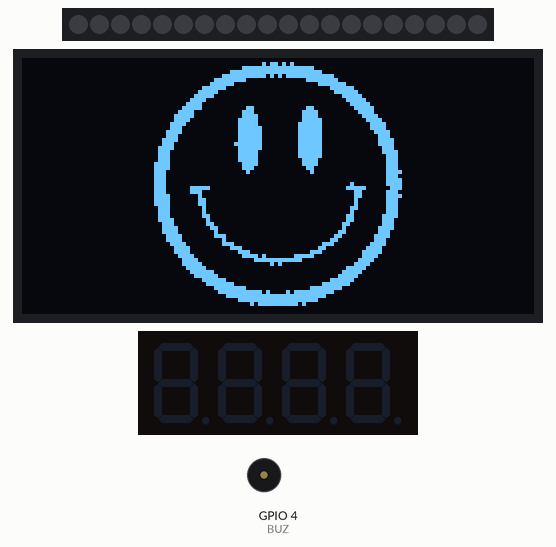
This sketch was run on a simulated ESP32. On the bench: 20 RGB LEDs in strip order, left to right, 128×64 one-colour display, 4-digit seven-segment display, buzzer (waves = sounding). Dim RGB values are drawn brighter than linear. At 14.0 s the program stops and its outputs stay as they are.

Above: at 0.1 s.
At 2.5 s:
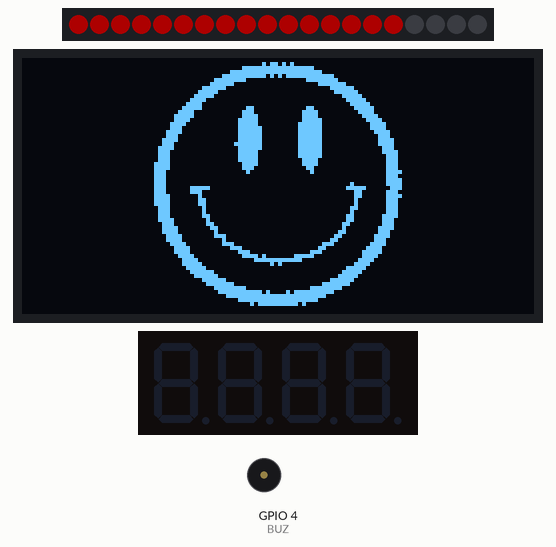
At 4.8 s:
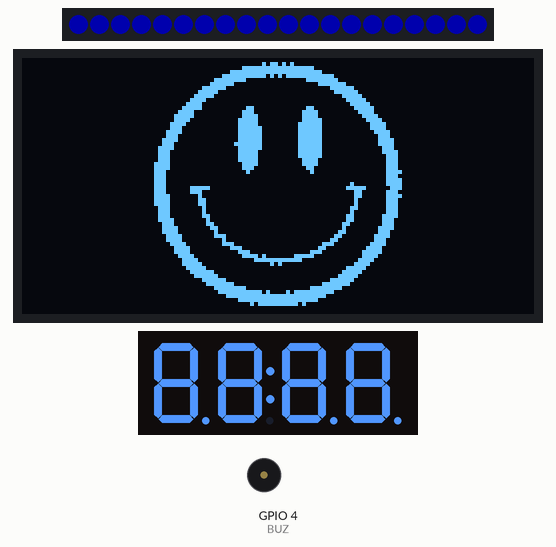
At 14.0 s:
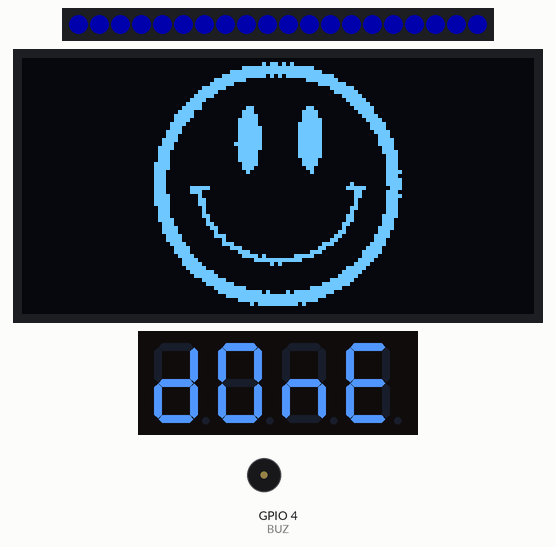
Timing chart, 0 to 15.5 s (numbered marks = the images above):
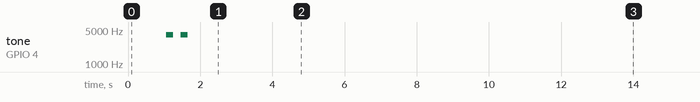

The sketch:

Cloudya_firstTest.ino
```cpp
/*************************************************************************************************
                                      PROGRAMMINFO
**************************************************************************************************
Funktion: Testprogramm für CLOUDYA: NEO-Pixel-Ring - OLED - Buzzer - TM1637
**************************************************************************************************
Version: 05.12.2022
**************************************************************************************************
Board: ES32 UNO ioT V1.0.4
**************************************************************************************************
C++ Arduino IDE V1.8.19
**************************************************************************************************
Einstellungen:
https://dl.espressif.com/dl/package_esp32_index.json
http://dan.drown.org/stm32duino/package_STM32duino_index.json
https://raw.githubusercontent.com/espressif/arduino-esp32/gh-pages/package_esp32_dev_index.json
**************************************************************************************************
Librarys
- Adafruit_NeoPixel.h V 1.7.0
**************************************************************************************************

 **************************************************************************************************/


 //----------TM1637------------------------------
#include <TM1637Display.h>
#define CLK 18
#define DIO 5
TM1637Display display = TM1637Display(CLK, DIO);
const uint8_t test1[] = {
  SEG_A | SEG_B | SEG_C | SEG_D |  SEG_G ,    // 3
  SEG_A | SEG_B | SEG_C | SEG_D |  SEG_G ,    // 3
  SEG_A | SEG_B | SEG_C | SEG_D |  SEG_G ,    // 3
  SEG_A | SEG_B | SEG_C | SEG_D |  SEG_G ,    // 3
};
const uint8_t SEG_DONE[] = {
  SEG_B | SEG_C | SEG_D | SEG_E | SEG_G,           // d
  SEG_A | SEG_B | SEG_C | SEG_D | SEG_E | SEG_F,   // O
  SEG_C | SEG_E | SEG_G,                           // n
  SEG_A | SEG_D | SEG_E | SEG_F | SEG_G            // E
  };
#define TEST_DELAY   1000
//----------------------------------------------------------


//-----OLED-----------------------
#include <Arduino.h>
#include <U8g2lib.h>
//----------------------------

//------------NEOPIXEL ----------------------------------------------
  #include <Adafruit_NeoPixel.h>
  #ifdef __AVR__
    #include <avr/power.h>
  #endif

  #define NUMPIXELS 20
  #define PIN 14

  Adafruit_NeoPixel strip = Adafruit_NeoPixel(NUMPIXELS, PIN, NEO_GRB + NEO_KHZ800);
//----------------------------------------------------------


// -----Buzzer----------------------------------
#define BUZ 4
int freq = 2000;
int channel = 0;
int resolution = 8;
//------------------------------------------------

//---------OLED-------------------------------------------------
#ifdef U8X8_HAVE_HW_SPI
#include <SPI.h>
#endif
#ifdef U8X8_HAVE_HW_I2C
#include <Wire.h>
#endif

U8G2_SH1106_128X64_NONAME_F_HW_I2C u8g2(U8G2_R0, /* reset=*/ U8X8_PIN_NONE);
unsigned long delayTime;


  int BildschirmBreite = u8g2.getDisplayWidth();
  int BildschirmHoehe = u8g2.getDisplayHeight();


  //Bitmap hier einfügen:
  //Smiley XBM erstellt mit GIMP
#define smiley_width 64
#define smiley_height 64
  static unsigned char smiley[] = {
    0x00, 0x00, 0x00, 0xd0, 0x0a, 0x00, 0x00, 0x00, 0x00, 0x00, 0x80, 0xff,
    0xff, 0x01, 0x00, 0x00, 0x00, 0x00, 0xf0, 0xff, 0xff, 0x07, 0x00, 0x00,
    0x00, 0x00, 0xfc, 0x5f, 0xfd, 0x3f, 0x00, 0x00, 0x00, 0x00, 0xff, 0x00,
    0x80, 0x7f, 0x00, 0x00, 0x00, 0x80, 0x1f, 0x00, 0x00, 0xfc, 0x01, 0x00,
    0x00, 0xe0, 0x07, 0x00, 0x00, 0xe0, 0x07, 0x00, 0x00, 0xf0, 0x01, 0x00,
    0x00, 0xc0, 0x0f, 0x00, 0x00, 0xf8, 0x00, 0x00, 0x00, 0x00, 0x1f, 0x00,
    0x00, 0x3c, 0x00, 0x00, 0x00, 0x00, 0x3e, 0x00, 0x00, 0x1e, 0x00, 0x00,
    0x00, 0x00, 0x7c, 0x00, 0x00, 0x1f, 0x00, 0x03, 0x80, 0x01, 0xf8, 0x00,
    0x80, 0x07, 0x80, 0x03, 0xc0, 0x03, 0xf0, 0x00, 0xc0, 0x07, 0x80, 0x07,
    0xc0, 0x03, 0xe0, 0x01, 0xc0, 0x03, 0xc0, 0x07, 0xc0, 0x07, 0xc0, 0x03,
    0xe0, 0x01, 0xc0, 0x07, 0xe0, 0x07, 0x80, 0x07, 0xe0, 0x00, 0xc0, 0x0f,
    0xe0, 0x07, 0x80, 0x07, 0xf0, 0x00, 0xc0, 0x0f, 0xe0, 0x07, 0x00, 0x0f,
    0x70, 0x00, 0xc0, 0x0f, 0xe0, 0x07, 0x00, 0x0e, 0x78, 0x00, 0xc0, 0x0f,
    0xe0, 0x07, 0x00, 0x1e, 0x38, 0x00, 0xe0, 0x0f, 0xe0, 0x07, 0x00, 0x1e,
    0x3c, 0x00, 0xc0, 0x0f, 0xe0, 0x07, 0x00, 0x1c, 0x1c, 0x00, 0xc0, 0x07,
    0xe0, 0x07, 0x00, 0x3c, 0x1c, 0x00, 0xc0, 0x07, 0xe0, 0x07, 0x00, 0x38,
    0x1c, 0x00, 0xc0, 0x07, 0xc0, 0x03, 0x00, 0x38, 0x1e, 0x00, 0x80, 0x07,
    0xc0, 0x03, 0x00, 0x38, 0x1e, 0x00, 0x80, 0x03, 0x80, 0x01, 0x00, 0x38,
    0x0e, 0x00, 0x00, 0x01, 0x00, 0x01, 0x00, 0x78, 0x0e, 0x00, 0x00, 0x00,
    0x00, 0x00, 0x00, 0x38, 0x0e, 0x00, 0x00, 0x00, 0x00, 0x00, 0x00, 0x78,
    0x0e, 0x00, 0x00, 0x00, 0x00, 0x00, 0x04, 0x78, 0x0e, 0x7c, 0x00, 0x00,
    0x00, 0x00, 0x3e, 0x70, 0x0e, 0x1c, 0x00, 0x00, 0x00, 0x00, 0x18, 0x38,
    0x1e, 0x10, 0x00, 0x00, 0x00, 0x00, 0x18, 0x78, 0x1e, 0x30, 0x00, 0x00,
    0x00, 0x00, 0x08, 0x38, 0x1e, 0x30, 0x00, 0x00, 0x00, 0x00, 0x08, 0x38,
    0x1c, 0x20, 0x00, 0x00, 0x00, 0x00, 0x0c, 0x38, 0x1c, 0x20, 0x00, 0x00,
    0x00, 0x00, 0x04, 0x38, 0x1c, 0x60, 0x00, 0x00, 0x00, 0x00, 0x06, 0x3c,
    0x3c, 0x40, 0x00, 0x00, 0x00, 0x00, 0x06, 0x1c, 0x38, 0xc0, 0x00, 0x00,
    0x00, 0x00, 0x03, 0x1c, 0x78, 0x80, 0x01, 0x00, 0x00, 0x00, 0x01, 0x1e,
    0x78, 0x00, 0x01, 0x00, 0x00, 0x80, 0x01, 0x0e, 0xf0, 0x00, 0x07, 0x00,
    0x00, 0xc0, 0x00, 0x0f, 0xf0, 0x00, 0x04, 0x00, 0x00, 0x60, 0x00, 0x07,
    0xe0, 0x01, 0x1c, 0x00, 0x00, 0x38, 0x80, 0x07, 0xc0, 0x03, 0x70, 0x00,
    0x00, 0x0c, 0xc0, 0x03, 0xc0, 0x03, 0xc0, 0x01, 0x00, 0x07, 0xe0, 0x03,
    0x80, 0x07, 0x80, 0x17, 0xf0, 0x01, 0xe0, 0x01, 0x00, 0x0f, 0x00, 0xfc,
    0x3f, 0x00, 0xf0, 0x00, 0x00, 0x1f, 0x00, 0x40, 0x01, 0x00, 0x78, 0x00,
    0x00, 0x3e, 0x00, 0x00, 0x00, 0x00, 0x3e, 0x00, 0x00, 0xfc, 0x00, 0x00,
    0x00, 0x00, 0x1f, 0x00, 0x00, 0xf8, 0x01, 0x00, 0x00, 0x80, 0x0f, 0x00,
    0x00, 0xe0, 0x07, 0x00, 0x00, 0xe0, 0x07, 0x00, 0x00, 0xc0, 0x1f, 0x00,
    0x00, 0xf8, 0x03, 0x00, 0x00, 0x00, 0xff, 0x00, 0x00, 0xff, 0x00, 0x00,
    0x00, 0x00, 0xfe, 0x2f, 0xf4, 0x3f, 0x00, 0x00, 0x00, 0x00, 0xf8, 0xff,
    0xff, 0x0f, 0x00, 0x00, 0x00, 0x00, 0xc0, 0xff, 0xff, 0x03, 0x00, 0x00,
    0x00, 0x00, 0x00, 0xfa, 0x5f, 0x00, 0x00, 0x00, 0x00, 0x00, 0x00, 0x00,
    0x00, 0x00, 0x00, 0x00, 0x00, 0x00, 0x00, 0x00, 0x00, 0x00, 0x00, 0x00,
    0x00, 0x00, 0x00, 0x00, 0x00, 0x00, 0x00, 0x00
  };
//---------------------------------------------

void setup() {

    //-------Buzzer--------------
  ledcSetup(channel, freq, resolution);
  ledcAttachPin(BUZ, channel);
//---------------------------------


  //---NEOPIXEL-------------------------------------------
  strip.begin();
  strip.setBrightness(50);
//  strip.show();

//-----OLED----------------------------------------
  u8g2.begin();
  u8g2.setFont(u8g2_font_courR10_tf);
  u8g2.firstPage();

  do {
    u8g2.clearBuffer();
    u8g2.drawXBM(32, 1, smiley_width, smiley_height, smiley);
  } while ( u8g2.nextPage() );
  delay(1000);
  //-----------------------------------------------


  //----------Buzzer-------------------------------------
    ledcWrite(channel, 150);
    ledcWriteTone(channel, 4000);
    delay(200);
    ledcWriteTone(channel, 0);
    delay(200);
    ledcWriteTone(channel, 4000);
    delay(200);
    ledcWriteTone(channel, 0);
    delay(10);
  //------------------------------------------------------

    //--------NEOPIXEL------------------------------
  colorWipe(strip.Color(255, 0, 0), 50); // Rot
  colorWipe(strip.Color(0, 255, 0), 50); // Gruen
  colorWipe(strip.Color(0, 0, 255), 50); // Blau
//-----------------------------------------------

}

void loop() {
    display.clear();
    display.setBrightness(1);

  uint8_t data[] = { 0xff, 0xff, 0xff, 0xff };
  uint8_t blank[] = { 0x00, 0x00, 0x00, 0x00 };

  display.clear();
  // All segments on
  display.setSegments(data);
  delay(TEST_DELAY);

  // Selectively set different digits
  data[0] = display.encodeDigit(8);
  data[1] = display.encodeDigit(0);
  data[2] = display.encodeDigit(8);
  data[3] = display.encodeDigit(0);
  display.setSegments(data);
  delay(TEST_DELAY);
     display.setBrightness(7);
  data[0] = display.encodeDigit(0);
  data[1] = display.encodeDigit(8);
  data[2] = display.encodeDigit(0);
  data[3] = display.encodeDigit(8);
  display.setSegments(data);
  delay(TEST_DELAY);
    display.setBrightness(1);
  data[0] = display.encodeDigit(8);
  data[1] = display.encodeDigit(0);
  data[2] = display.encodeDigit(8);
  data[3] = display.encodeDigit(0);
  display.setSegments(data);
  delay(TEST_DELAY);

    display.showNumberDec(8, true); // Expect: 0301
  delay(TEST_DELAY);
    display.showNumberDec(80, true); // Expect: 0301
  delay(TEST_DELAY);
    display.showNumberDec(800, true); // Expect: 0301
  delay(TEST_DELAY);
    display.showNumberDec(8000, true); // Expect: 0301
  delay(TEST_DELAY);
    display.clear();
  delay(TEST_DELAY);

    // Done!
  display.setSegments(SEG_DONE);

  while(1);


  /*
// -------- TM1637-------------
  display.setBrightness(1);

 for (int i=8888; i <= 9999; i++){
     display.showNumberDec(i, true);  // i=value, true to padd the blank segments with 0
     delay(25);
  };
 //--------------------------------
 */
}

void colorWipe(uint32_t c, uint8_t wait) {
  for(uint16_t i=0; i<strip.numPixels(); i++) {
    strip.setPixelColor(i, c);
    strip.show();
    delay(wait);
  }

  }
```

Measured:
- what the display in image 2 shows lasts 1.0 s, from 4.8 s to 5.8 s
